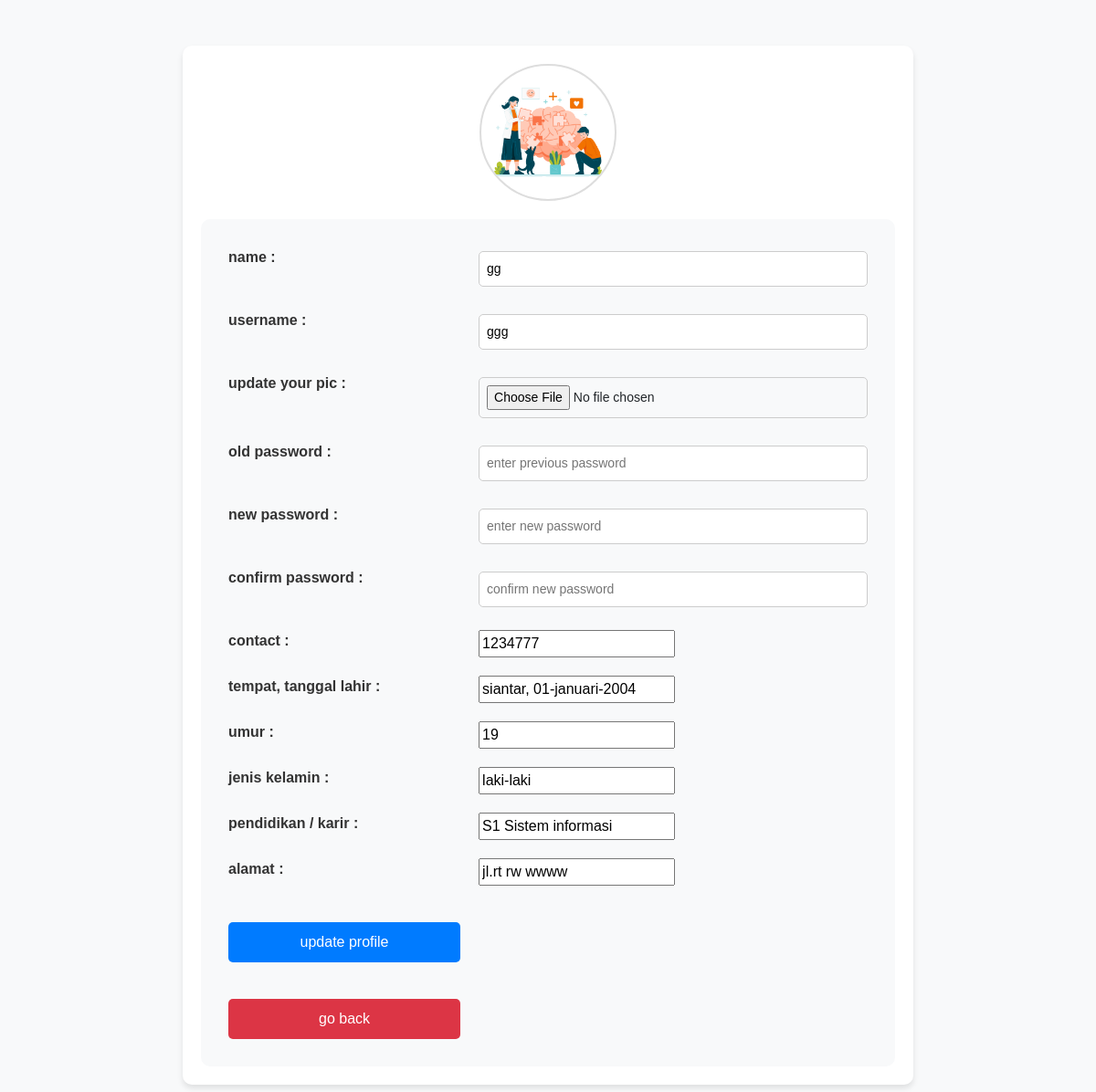
Screenshot of /ZjiwaCare/update_dashboard.php (signed in) with the database file from the repository.
### tables this page shows
CREATE TABLE `users` (
  `id` int(11) NOT NULL,
  `username` varchar(50) NOT NULL,
  `password` varchar(255) NOT NULL,
  `created_at` datetime NOT NULL DEFAULT current_timestamp(),
  `name` varchar(255) NOT NULL,
  `contact` int(50) NOT NULL,
  `image` varchar(100) NOT NULL,
  `data_kelahiran` varchar(255) NOT NULL,
  `umur` int(11) NOT NULL,
  `jenis_kelamin` varchar(255) NOT NULL,
  `pendidikan_karir` varchar(255) NOT NULL,
  `alamat` varchar(255) NOT NULL,
  `role` varchar(100) NOT NULL
);

### ZjiwaCare/update_dashboard.php (the view, shortened to what this page needs)
<?php
include 'database.php';
$user_id = $_SESSION['user_id'];
?>
<!DOCTYPE html>
<html lang="en">
<head>
    <link href="https://cdn.jsdelivr.net/npm/bootstrap@5.3.3/dist/css/bootstrap.min.css" rel="stylesheet">
    <link rel="stylesheet" href="update_dashboard.css">
</head>
<body>
<div class="update-profile">
    <?php
        $sql = "SELECT * FROM users WHERE id = '$user_id'";
        $result = $db->query($sql);
        if($result->num_rows>0) {
            $data = $result->fetch_assoc();
        }
    ?>
    <form action="" method="post" enctype="multipart/form-data">
        <?php
            if($data['image'] == ''){
                echo '<img src="1.png">';
            }
            else{
                echo '<img src = "'.$data['image'].'">';
            }
        ?>
        <div class="update_dashboard-container">
            <form action="update_dashboard.php">
                <div class="form-group">
                    <table style="margin: 0 auto; text-align: left;" >
                        <tr>
                            <td>
                                <span>name :</span>
                            </td>
                            <td>
                                <input type="text" name="update_name" value="<?php echo $data['name'] ?> " class="box">
                            </td>
                        </tr>
                        <tr>
                            <td>
                                <span>username :</span>
                            </td>
                            <td>
                                <input type="text" name="update_username" value="<?php echo $data['username'] ?> " class="box">
                            </td>
                        </tr>
                        <tr>
                            <td>
                                <span>update your pic :</span>
                            </td>
                            <td>
                                <input type="file" name="update_image" accept="image/jpg, image/jpeg, image/png" class="box">
                            </td>
                        </tr>
                        <tr>
                            <td>
                                <span>old password :</span>
                            </td>
                            <td>
                                <input type="password" name="update_password" placeholder="enter previous password" class="box">
                            </td>
                        </tr>
                        <tr>
                            <td>
                                <span>new password :</span>
                            </td>
                            <td>
                                <input type="password" name="new_password" placeholder="enter new password" class="box">
                            </td>
                        </tr>
                        <tr>
                            <td>
                                <span>confirm password :</span>
                            </td>
                            <td>
                                <input type="password" name="confirm_password" placeholder="confirm new password" class="box">
                            </td>
                        </tr>
                        <tr>
                            <td>
                                <span>contact :</span>
                            </td>
                            <td>
                                <input type="text" name="update_contact" value="<?php echo $data['contact'] ?>">
                            </td>
                        </tr>
                        <tr>
                            <td>
                                <span>tempat, tanggal lahir :</span>
                            </td>
                            <td>
                                <input type="text" name="update_data_kelahiran" value="<?php echo $data['data_kelahiran'] ?>">
                            </td>
                        </tr>
                        <tr>
                            <td>
                                <span>umur :</span>
                            </td>
                            <td>
                                <input type="text" name="update_umur" value="<?php echo $data['umur'] ?>">
                            </td>
                        </tr>
                        <tr>
                            <td>
                                <span>jenis kelamin :</span>
                            </td>
                            <td>
                                <input type="text" name="update_jenis_kelamin" value="<?php echo $data['jenis_kelamin'] ?>">
                            </td>
                        </tr>
                        <tr>
                            <td>
                                <span>pendidikan / karir :</span>
                            </td>
                            <td>
                                <input type="text" name="update_pendidikan_karir" value="<?php echo $data['pendidikan_karir'] ?>">
                            </td>
                        </tr>
                        <tr>
                            <td>
                                <span>alamat :</span>
                            </td>
                            <td>
                                <input type="text" name="update_alamat" value="<?php echo $data['alamat'] ?>">
                            </td>
                        </tr>
                        <tr>
                            <td>
                                <input type="submit" value="update profile" name="update_profile" class="btn">
                            </td>
                        </tr>
                        <tr>
                            <td>
                                <a href="dashboard.php" class="delete-btn">go back</a>
                            </td>
                        </tr>
                    </table>
                </div>
            </form>
        </div>
    </form>
</div>
</body>
</html>

### ZjiwaCare/update_dashboard.css (style rules this page uses)
body { font-family: Arial, sans-serif; background-color: #f8f9fa; margin: 0; padding: 0; }
.update-profile { max-width: 800px; margin: 50px auto; background: #ffffff; padding: 20px; border-radius: 10px; box-shadow: 0 4px 6px rgba(0, 0, 0, 0.1); }
.update-profile img { display: block; margin: 0 auto 20px; border-radius: 50%; width: 150px; height: 150px; object-fit: cover; border: 2px solid #ddd; }
.update_dashboard-container { padding: 20px; background: #f8f9fa; border-radius: 10px; }
form table { width: 100%; border-spacing: 10px; }
table tr td { padding: 10px; vertical-align: top; }
span { font-weight: bold; color: #333; }
input.box { width: 100%; padding: 8px; font-size: 14px; margin: 5px 0; border: 1px solid #ccc; border-radius: 5px; }
input[type="file"] { margin: 5px 0; }
input.btn { width: 100%; padding: 10px; font-size: 16px; background-color: #007bff; color: white; border: none; border-radius: 5px; cursor: pointer; margin-top: 20px; }
.delete-btn { display: block; text-align: center; margin-top: 20px; padding: 10px; background-color: #dc3545; color: white; border-radius: 5px; text-decoration: none; }

### rows the page displays
users: update_name "gg", update_username "ggg", update_contact "1234777", update_data_kelahiran "siantar, 01-januari-2004", update_umur "19", update_jenis_kelamin "laki-laki", update_pendidikan_karir "S1 Sistem informasi", update_alamat "jl.rt rw wwww"
